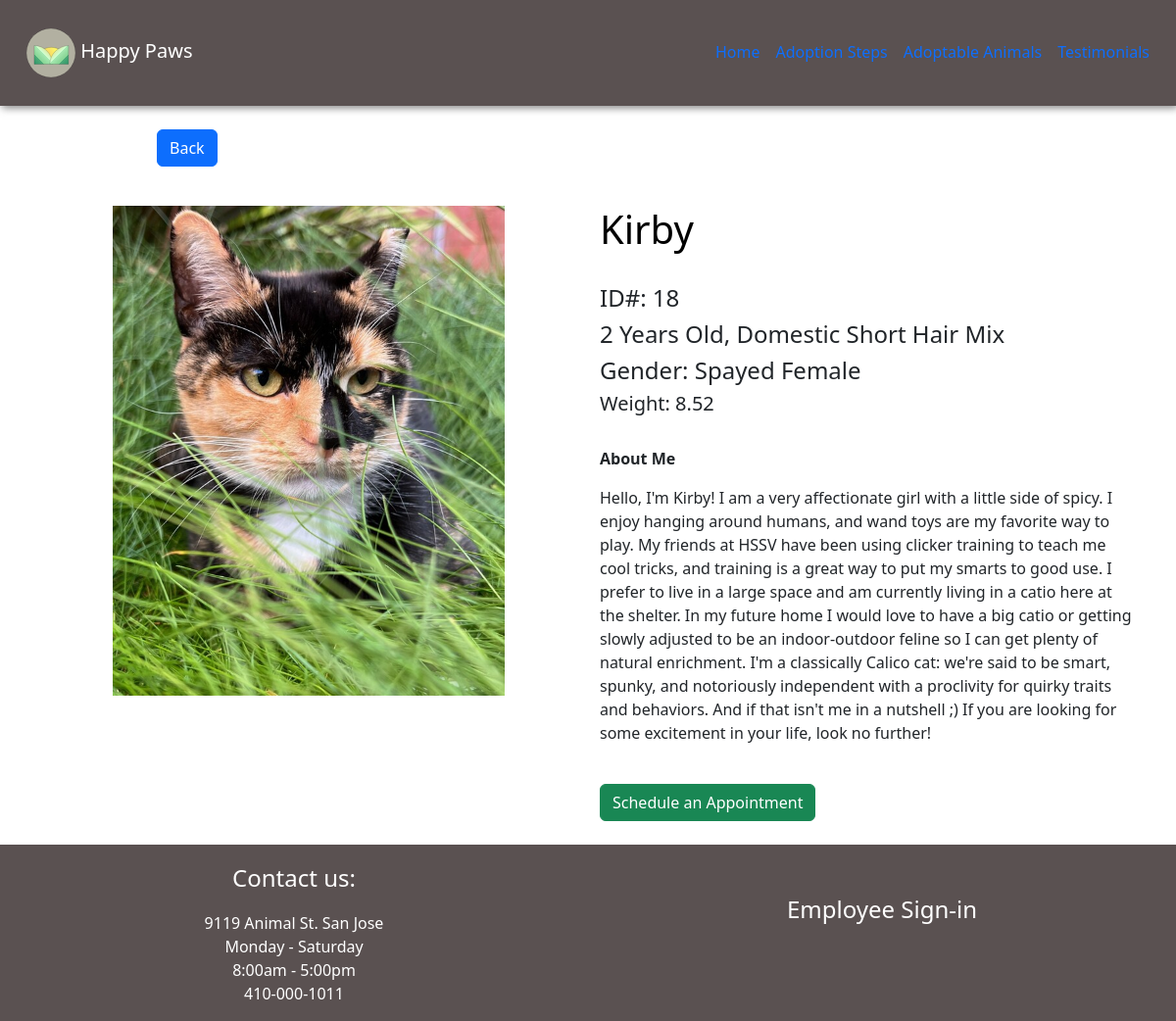
Page /Animals/18 on the committed database.
### app.py (models this page shows, shortened)
class Animal(db.Model):
    __tablename__ = 'animals'
    id = db.Column(db.Integer, primary_key=True)
    name = db.Column(db.String(5), nullable=False)
    age = db.Column(db.Integer, nullable=True)
    species = db.Column(db.Integer, nullable=False)
    gender = db.Column(db.Integer, nullable=False)
    breed = db.Column(db.String(150), nullable=True)
    weight = db.Column(db.Numeric, nullable=True)
    description = db.Column(db.Text, nullable=True)
    image_path = db.Column(db.String(), nullable=True)
    date_added = db.Column(db.DateTime, default=datetime.utcnow)

### app.py (the view)
@app.route('/Animals/<int:id>')
def animalpage(id):
    animal = Animal.query.get_or_404(id)
    return render_template('Animalpage.html', animal = animal)

### templates/animalpage.html (shortened to what this page needs)
{% extends "base.html" %}
{%block body%}
<div class="container-fluid p-4" >
    <div class="container ">
        <div class ="row">
            <div class="col" style="padding-left: 130px; padding-bottom: 40px;">
                <a href=" {{url_for('animals')}}" class="btn btn-primary" >Back</a>
            </div>
        </div>
        <div class="row">
          <div class="col text-center">
            {% if animal.image_path %}
            <img src="{{ url_for('static', filename='animal_images/' + animal.image_path)}}" class="card-img-top" alt="animal's image"
            style="max-width: 400px; max-height: 500px; object-fit: cover;">
            {% else %}
            <img src="{{ url_for('static', filename='images/default_image.jpg') }}" class="card-img-top" alt="default image"
            style="max-width: 400px; max-height: 500px; object-fit: cover;">
            {% endif %}
          </div>
          <div class="col">
            <h1 style="text-align: left"> {{animal.name}} </h1>
            <h4> ID#: {{animal.id}} </h4>
            <h4> {{animal.age}} Years Old,
                {% if animal.breed %}
                {{ animal.breed }}
                {% else %}
                Breed Unknown
                {% endif %}
            </h4>
            <h4> Gender:
                {% if animal.gender==0 %}
                  Male
                {% elif animal.gender==1 %}
                  Female
                {% elif animal.gender==2 %}
                  Neutered Male
                {% elif animal.gender==3 %}
                  Spayed Female
                {% endif %}
            </h4>
            <h5> Weight: {{'%0.2f'|format(animal.weight|float)}} </h5>
            <p style="font-weight: bold; font-size: 20;"> About Me </p>
            <p> {{ animal.description }} </p>
            <a href="{{url_for('schedule', id=animal.id)}}" class="btn btn-success" > Schedule an Appointment </a>
          </div>
        </div>
    </div>
</div>
{%endblock%}

### static/styles/main.css (style rules this page uses)
h1 { text-align: center; color: black; }

### rows in the picture
Animal: image_path (picture), name "Kirby", id "18", age "2", breed "Domestic Short Hair Mix", weight "8.52", description "Hello, I'm Kirby! I am a very affectionate girl with a little side of spicy. I enjoy hanging around humans, and wand toys are my favorite way to play. My friends at HSSV have been using clicker training to teach me cool tricks, and training is a great way to put my smarts to good use. I prefer to live in a large space and am currently living in a catio here at the shelter. In my future home I would love to have a big catio or getting slowly adjusted to be an indoor-outdoor feline so I can get plenty of natural enrichment. I'm a classically Calico cat: we're said to be smart, spunky, and notoriously independent with a proclivity for quirky traits and behaviors. And if that isn't me in a…"
